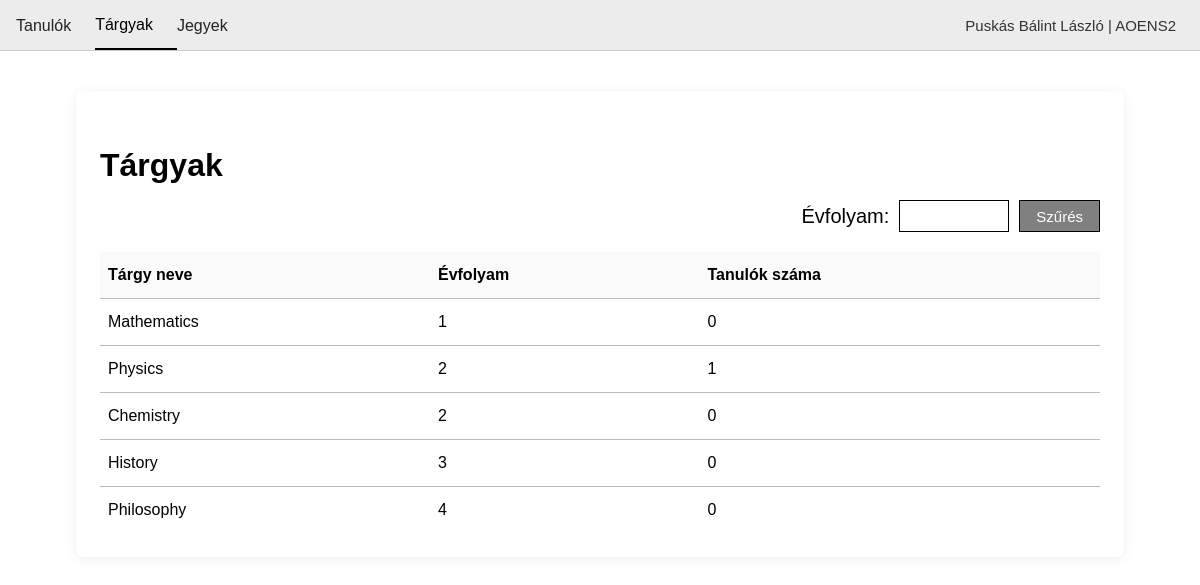
The app's page /subjects.php with its own data.
### tables this page shows
CREATE TABLE `subjects` (
  `id` int(11) NOT NULL,
  `name` varchar(255) NOT NULL,
  `year` int(11) NOT NULL
);

### web/subjects.php (the view, shortened to what this page needs)
<?php include 'db.php'; ?>
<!DOCTYPE html>
<html lang="hu">
<head>
    <link rel="stylesheet" href="style.css">
</head>
<body>
    <nav>
        <a href="index.php">Tanulók</a>
        <a href="subjects.php" class="active">Tárgyak</a>
        <a href="grades.php">Jegyek</a>
        <div class="user-info">
            Puskás Bálint László | AOENS2
        </div>
    </nav>
    <div class="container">
        <h1>Tárgyak</h1>
        <div class="filter-bar">
            <div class="filter-form-wrapper">
                <form method="get" action="subjects.php">
                    <label for="year_filter">Évfolyam:</label>
                    <input type="number" min="1" max="4" id="year_filter" name="year" value="<?php echo isset($_GET['year']) ? htmlspecialchars($_GET['year']) : '' ?>">
                    <button type="submit" class="btn">Szűrés</button>
                </form>
            </div>
        </div>
        <?php
        $year_filter = null;
        ?>
        <table>
            <thead>
                <tr>
                    <th>Tárgy neve</th>
                    <th>Évfolyam</th>
                    <th>Tanulók száma</th>
                </tr>
            </thead>
            <tbody>
                <?php
                if ($year_filter) {
                    $stmt = $mysqli->prepare("SELECT s.*,
                        (SELECT COUNT(*) FROM grades g
                            JOIN students st ON g.student_id = st.id
                            WHERE g.subject_id = s.id AND st.active=1 AND st.year = s.year
                        ) AS student_count
                        FROM subjects s WHERE s.year = ?");
                    $stmt->bind_param("i", $year_filter);
                    $stmt->execute();
                    $result = $stmt->get_result();
                } else {
                    $result = $mysqli->query("SELECT s.*,
                        (SELECT COUNT(*) FROM grades g
                            JOIN students st ON g.student_id = st.id
                            WHERE g.subject_id = s.id AND st.active=1 AND st.year = s.year
                        ) AS student_count
                        FROM subjects s");
                }
                while ($row = $result->fetch_assoc()) {
                    $name = htmlspecialchars($row['name']);
                    $year = (int)$row['year'];
                    $count = (int)$row['student_count'];
                    echo "<tr>
                            <td>$name</td>
                            <td>$year</td>
                            <td>$count</td>
                          </tr>";
                }
                ?>
            </tbody>
        </table>
    </div>
</body>
</html>

### web/style.css (style rules this page uses)
body { font-family: Arial, sans-serif; background: #fff; margin: 0; padding: 0; }
nav { display: flex; justify-content: flex-start; align-items: center; background: #ececec; padding: 0 0 0 16px; border-bottom: 1px solid #ccc; min-height: 40px; }
nav a { display: inline-block; padding: 16px 24px 14px 0; font-weight: 500; text-decoration: none; color: #222; }
nav a.active { color: #000; border-bottom: 2px solid #000; }
.user-info { margin-left: auto; padding-right: 24px; color: #333; font-size: 15px; }
.container { max-width: 1000px; margin: 40px auto 0 auto; padding: 24px; background: #fff; border-radius: 8px; box-shadow: 0 2px 12px #eee; }
h1 { margin-top: 32px; margin-bottom: 16px; font-size: 2em; font-weight: bold; }
.btn { padding: 8px 18px; background: #fff; border: 1px solid #222; border-radius: 4px; cursor: pointer; font-size: 1em; font-weight: 500; transition: background 0.2s; }
table { width: 100%; border-collapse: collapse; margin-top: 12px; }
th, td { border-bottom: 1px solid #bbb; padding: 14px 8px; text-align: left; font-size: 1em; }
th { font-weight: bold; background: #fafafa; }
tr:last-child td { border-bottom: none; }
input[type="text"], input[type="number"], input[type="date"] { padding: 6px 10px; border: 1px solid #bbb; border-radius: 3px; font-size: 1em; margin-bottom: 10px; }
label { font-weight: 500; margin-top: 8px; display: block; }
form { max-width: 400px; margin: 0 auto; }
.filter-bar { width: 100%; display: flex; justify-content: flex-end; margin-bottom: 20px; }
.filter-form-wrapper form { display: flex; gap: 8px; }
.filter-form-wrapper form { display: flex; align-items: center; gap: 10px; margin: 0; }
.filter-form-wrapper label { font-size: 20px; margin: 0; padding: 0; line-height: 32px; }
.filter-form-wrapper input[type="number"] { width: 110px; height: 32px; font-size: 16px; border: 1.5px solid #000; border-radius: 0; margin: 0; box-sizing: border-box; padding: 0 8px; background: #fff; line-height: 32px; }
.filter-form-wrapper button.btn { height: 32px; font-size: 15px; border: 1.5px solid black; border-radius: 0; background-color: gray; color: #fff; padding: 0 16px; margin: 0; font-weight: normal; cursor: pointer; transition: background-color 0.2s; line-height: 32px; }

### records on screen
subjects: name "Mathematics", year "1", count "0"
subjects: name "Physics", year "2", count "1"
subjects: name "Chemistry", year "2", count "0"
subjects: name "History", year "3", count "0"
subjects: name "Philosophy", year "4", count "0"
